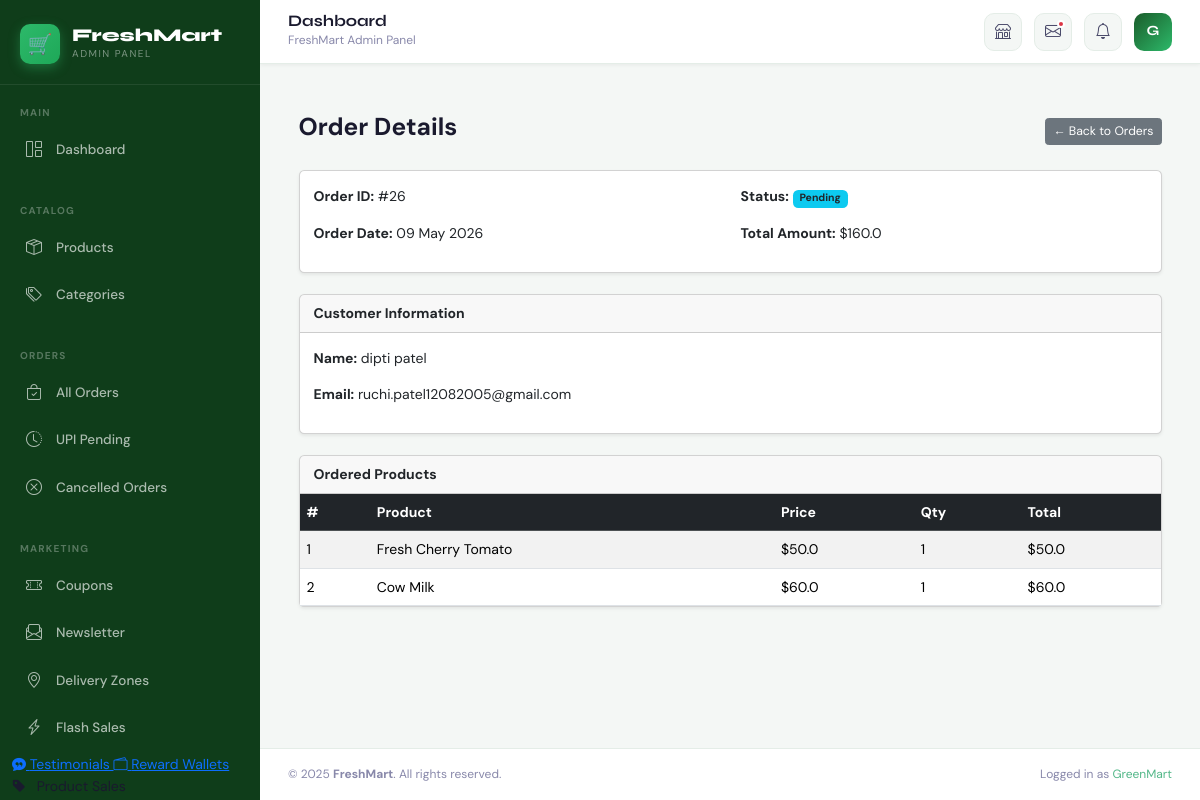
The app's page /admin/orders/view/26 (signed in) with its own data.
### website/models.py (models this page shows, shortened)
class User(UserMixin, db.Model):
    __tablename__ = "users"
    id            = db.Column(db.Integer, primary_key=True)
    name          = db.Column(db.String(50), nullable=False)
    email         = db.Column(db.String(120), unique=True, nullable=False)
    password_hash = db.Column(db.String(128), nullable=False)
    role          = db.Column(db.String(20), default="customer")
    is_verified   = db.Column(db.Boolean, default=False)

class Order(db.Model):
    id           = db.Column(db.Integer, primary_key=True)
    user_id      = db.Column(db.Integer, db.ForeignKey("users.id"))
    total_amount = db.Column(db.Float)
    status       = db.Column(db.String(20), default="Pending")
    created_at   = db.Column(db.DateTime, default=datetime.utcnow)
    tracking_id     = db.Column(db.String(20), nullable=True)
    coupon_code     = db.Column(db.String(20), nullable=True)
    discount_amount = db.Column(db.Float, default=0)
    delivery_charge = db.Column(db.Float, default=0)
    shipping_name   = db.Column(db.String(100))
    shipping_phone  = db.Column(db.String(15))
    shipping_street = db.Column(db.String(200))
    shipping_city   = db.Column(db.String(100))
    shipping_state  = db.Column(db.String(100))
    shipping_pin    = db.Column(db.String(10))
    payment_method     = db.Column(db.String(20), default="cod")
    payment_status     = db.Column(db.String(20), default="Unpaid")
    utr_number         = db.Column(db.String(50), nullable=True)
    payment_screenshot = db.Column(db.String(300), nullable=True)
    cancel_reason  = db.Column(db.String(200), nullable=True)
    cancel_note    = db.Column(db.String(500), nullable=True)
    cancelled_at   = db.Column(db.DateTime, nullable=True)
    cancel_flagged = db.Column(db.Boolean, default=False)
    user  = db.relationship("User", backref=db.backref("orders", lazy=True))
    items = db.relationship("OrderItem", backref="order", lazy=True)

class OrderItem(db.Model):
    id         = db.Column(db.Integer, primary_key=True)
    order_id   = db.Column(db.Integer, db.ForeignKey("order.id"))
    product_id = db.Column(db.Integer, db.ForeignKey("product.id"))
    quantity   = db.Column(db.Integer)
    price      = db.Column(db.Float)
    variant_id    = db.Column(db.Integer, db.ForeignKey("product_variant.id"), nullable=True)
    variant_label = db.Column(db.String(50), nullable=True)
    product = db.relationship("Product")
    variant = db.relationship("ProductVariant")

class Product(db.Model):
    __tablename__ = "product"
    id          = db.Column(db.Integer, primary_key=True)
    name        = db.Column(db.String(150), nullable=False)
    price       = db.Column(db.Float, nullable=False)
    image       = db.Column(db.String(300))
    description = db.Column(db.String(500))
    stock       = db.Column(db.Integer, default=0)
    category_id = db.Column(db.Integer, db.ForeignKey("category.id"), nullable=True)

### website/admin.py (the view)
@admin.route("/admin/orders/view/<int:id>")
@admin_required
def view_order(id):
    order = Order.query.get_or_404(id)
    login_form = LoginForm()
    signup_form = SignupForm()
    return render_template(
        "admin/view_order.html",
        order=order,
        login_form=login_form,
        signup_form=signup_form,
    )

### website/admin.py (called while the page is built)
def admin_required(f):
    @wraps(f)
    @login_required
    def decorated_function(*args, **kwargs):
        if current_user.role != "admin":
            flash("Admin access required!")
            return redirect(url_for("views.home"))
        return f(*args, **kwargs)
    return decorated_function

@admin.context_processor
def inject_unread_count():
    count = ContactMessage.query.filter_by(is_read=False).count()
    return dict(unread_messages_count=count)

### website/templates/admin/view_order.html
{% extends "admin/base.html" %}
{% block content %}
<div class="container py-4">
    <div class="d-flex justify-content-between align-items-center mb-4">
        <h3 class="fw-bold">Order Details</h3>
        <a href="{{ url_for('admin.manage_orders') }}" class="btn btn-secondary btn-sm">
            ← Back to Orders
        </a>
    </div>
    <div class="card shadow-sm mb-4">
        <div class="card-body">
            <div class="row">
                <div class="col-md-6">
                    <p><strong>Order ID:</strong> #{{ order.id }}</p>
                    <p><strong>Order Date:</strong> {{ order.created_at.strftime('%d %b %Y') }}</p>
                </div>
                <div class="col-md-6">
                    <p>
                        <strong>Status:</strong>
                        <span class="badge bg-info text-dark">
                            {{ order.status|capitalize }}
                        </span>
                    </p>
                    <p><strong>Total Amount:</strong> ${{ order.total_amount }}</p>
                </div>
            </div>
        </div>
    </div>
    <div class="card shadow-sm mb-4">
        <div class="card-header fw-bold">Customer Information</div>
        <div class="card-body">
            <p><strong>Name:</strong> {{ order.user.name }}</p>
            <p><strong>Email:</strong> {{ order.user.email }}</p>
        </div>
    </div>
    <div class="card shadow-sm">
        <div class="card-header fw-bold">Ordered Products</div>
        <div class="card-body p-0">
            <table class="table table-striped mb-0">
                <thead class="table-dark">
                    <tr>
                        <th>#</th>
                        <th>Product</th>
                        <th>Price</th>
                        <th>Qty</th>
                        <th>Total</th>
                    </tr>
                </thead>
                <tbody>
                    {% for item in order.items %}
                    <tr>
                        <td>{{ loop.index }}</td>
                        <td>{{ item.product.name }}</td>
                        <td>${{ item.price }}</td>
                        <td>{{ item.quantity }}</td>
                        <td>${{ item.price * item.quantity }}</td>
                    </tr>
                    {% endfor %}
                </tbody>
            </table>
        </div>
    </div>
</div>
{% endblock %}

### website/templates/admin/base.html (shortened to what this page needs)
<!DOCTYPE html>
<html lang="en">
<head>
  <link href="https://cdn.jsdelivr.net/npm/bootstrap@5.3.2/dist/css/bootstrap.min.css" rel="stylesheet">
  <link href="https://cdn.jsdelivr.net/npm/bootstrap-icons@1.11.3/font/bootstrap-icons.min.css" rel="stylesheet">
</head>
<body>
  <div class="admin-shell">
    <aside class="sidebar" id="sidebar">
      <a href="{{ url_for('admin.dashboard') }}" class="sidebar-brand">
        <div class="brand-icon">🛒</div>
        <div>
          <div class="brand-text">FreshMart</div>
          <div class="brand-sub">Admin Panel</div>
        </div>
      </a>
      <div class="nav-section">
        <div class="nav-section-label">Main</div>
        <a href="{{ url_for('admin.dashboard') }}"
          class="nav-item-link {% if request.endpoint == 'admin.dashboard' %}active{% endif %}">
          <i class="bi bi-grid-1x2"></i> Dashboard
        </a>
      </div>
      <div class="nav-section">
        <div class="nav-section-label">Catalog</div>
        <a href="{{ url_for('admin.manage_products') }}"
          class="nav-item-link {% if 'product' in request.endpoint %}active{% endif %}">
          <i class="bi bi-box-seam"></i> Products
        </a>
        <a href="{{ url_for('admin.manage_categories') }}"
          class="nav-item-link {% if 'categor' in request.endpoint %}active{% endif %}">
          <i class="bi bi-tags"></i> Categories
        </a>
      </div>
      <div class="nav-section">
        <div class="nav-section-label">Orders</div>
        <a href="{{ url_for('admin.manage_orders') }}"
          class="nav-item-link {% if request.endpoint == 'admin.manage_orders' %}active{% endif %}">
          <i class="bi bi-bag-check"></i> All Orders
        </a>
        <a href="{{ url_for('admin.pending_payments') }}"
          class="nav-item-link {% if request.endpoint == 'admin.pending_payments' %}active{% endif %}">
          <i class="bi bi-clock-history"></i> UPI Pending
        </a>
        <a href="{{ url_for('views.admin_cancelled_orders') }}"
          class="nav-item-link {% if 'cancelled' in request.endpoint %}active{% endif %}">
          <i class="bi bi-x-circle"></i> Cancelled Orders
        </a>
      </div>
      <div class="nav-section">
        <div class="nav-section-label">Marketing</div>
        <a href="{{ url_for('admin.manage_coupons') }}"
          class="nav-item-link {% if 'coupon' in request.endpoint %}active{% endif %}">
          <i class="bi bi-ticket-perforated"></i> Coupons
        </a>
        <a href="{{ url_for('admin.newsletter') }}"
          class="nav-item-link {% if 'newsletter' in request.endpoint %}active{% endif %}">
          <i class="bi bi-envelope-paper"></i> Newsletter
        </a>
        <a href="{{ url_for('admin.manage_delivery_zones') }}"
          class="nav-item-link {% if 'delivery' in request.endpoint %}active{% endif %}">
          <i class="bi bi-geo-alt"></i> Delivery Zones
        </a>
        <a href="{{ url_for('admin.manage_flash_sales') }}"
        class="nav-item-link {% if 'flash_sale' in request.endpoint %}active{% endif %}">
          <i class="bi bi-lightning-charge"></i> Flash Sales
        </a>
        <a href="{{ url_for('admin.manage_testimonials') }}">
          <i class="bi bi-chat-quote-fill"></i> Testimonials
        </a>
        <a href="{{ url_for('admin.admin_rewards') }}">
          <i class="bi bi-wallet2"></i> Reward Wallets
        </a>
        <a href="{{ url_for('admin.manage_product_sales') }}" class="nav-link">
  <i class="bi bi-tag-fill me-2"></i> Product Sales
</a>
      </div>
    </aside>
    <div class="main-content">
      <header class="topbar">
        <div class="topbar-breadcrumb">
          <div class="page-title">{% block page_title %}Dashboard{% endblock %}</div>
          <div class="page-sub">{% block page_subtitle %}FreshMart Admin Panel{% endblock %}</div>
        </div>
        <div class="topbar-actions">
          <a href="{{ url_for('views.home') }}" target="_blank" class="topbar-icon-btn" title="View Store">
            <i class="bi bi-shop"></i>
          </a>
          <a href="{{ url_for('admin.messages') }}" class="topbar-icon-btn" title="Messages">
            <i class="bi bi-envelope"></i>
            {% if unread_messages_count is defined and unread_messages_count %}
            <span class="dot"></span>
            {% endif %}
          </a>
          <a href="{{ url_for('admin.pending_payments') }}" class="topbar-icon-btn" title="Pending Payments">
            <i class="bi bi-bell"></i>
          </a>
          <div class="topbar-avatar" title="{{ current_user.name if current_user else 'Admin' }}">
            {{ (current_user.name[0] | upper) if current_user and current_user.name else 'A' }}
          </div>
        </div>
      </header>
      <main class="page-body">
        {% block content %}{% endblock %}
      </main>
      <footer class="admin-footer">
        <span>© 2025 <strong>FreshMart</strong>. All rights reserved.</span>
        <span>Logged in as <a href="#">{{ current_user.name if current_user else 'Admin' }}</a></span>
      </footer>
    </div>
  </div>
</body>
</html>

### website/templates/admin/base.html (style rules this page uses)
:root { --green-dark: #0f3d1a; --green-mid: #1a5c2a; --green-main: #2d6a4f; --green-light: #52b788; --green-pale: #d8f3dc; --green-ultra: #f0fdf6; --accent: #2db96a; --accent-hover: #1ea858; --sidebar-w: 260px; --topbar-h: 64px; --text-dark: #1a1a2e; --text-mid: #4a4a6a; --text-light: #8888aa; --bg-page: #f4f7f5; --card-bg: #ffffff; --border: #e4ede7; --shadow-sm: 0 1px 4px rgba(0, 0, 0, 0.06); --shadow-md: 0 4px 20px rgba(0, 0, 0, 0.08); --shadow-lg: 0 8px 40px rgba(0, 0, 0, 0.12); --radius: 12px; --radius-sm: 8px; }
*, *::before, *::after { box-sizing: border-box; margin: 0; padding: 0; }
html, body { height: 100%; font-family: 'DM Sans', sans-serif; background: var(--bg-page); color: var(--text-dark); font-size: 14px; line-height: 1.6; }
.admin-shell { display: flex; min-height: 100vh; }
.sidebar { width: var(--sidebar-w); min-height: 100vh; background: var(--green-dark); display: flex; flex-direction: column; position: fixed; left: 0; top: 0; bottom: 0; z-index: 1000; transition: transform 0.3s cubic-bezier(0.4, 0, 0.2, 1); overflow-y: auto; overflow-x: hidden; }
.sidebar-brand { display: flex; align-items: center; gap: 12px; padding: 24px 20px 20px; border-bottom: 1px solid rgba(255, 255, 255, 0.08); text-decoration: none; }
.brand-icon { width: 40px; height: 40px; background: linear-gradient(135deg, var(--accent), #1ea858); border-radius: 10px; display: flex; align-items: center; justify-content: center; font-size: 20px; flex-shrink: 0; box-shadow: 0 4px 12px rgba(45, 185, 106, 0.4); }
.brand-text { font-family: 'Syne', sans-serif; font-weight: 800; font-size: 18px; color: white; line-height: 1; }
.brand-sub { font-size: 10px; color: rgba(255, 255, 255, 0.45); letter-spacing: 1.5px; text-transform: uppercase; margin-top: 2px; }
.nav-section { padding: 20px 12px 8px; }
.nav-section-label { font-size: 10px; font-weight: 700; letter-spacing: 1.2px; text-transform: uppercase; color: rgba(255, 255, 255, 0.3); padding: 0 8px; margin-bottom: 6px; }
.nav-item-link { display: flex; align-items: center; gap: 12px; padding: 10px 12px; border-radius: var(--radius-sm); color: rgba(255, 255, 255, 0.65); text-decoration: none; font-size: 13.5px; font-weight: 500; transition: all 0.18s ease; margin-bottom: 2px; position: relative; }
.nav-item-link i { font-size: 16px; width: 20px; text-align: center; flex-shrink: 0; }
.main-content { margin-left: var(--sidebar-w); flex: 1; display: flex; flex-direction: column; min-height: 100vh; transition: margin-left 0.3s cubic-bezier(0.4, 0, 0.2, 1); }
.topbar { height: var(--topbar-h); background: var(--card-bg); border-bottom: 1px solid var(--border); display: flex; align-items: center; padding: 0 28px; gap: 16px; position: sticky; top: 0; z-index: 100; box-shadow: var(--shadow-sm); }
.topbar-breadcrumb { flex: 1; }
.topbar-breadcrumb .page-title { font-family: 'Syne', sans-serif; font-weight: 700; font-size: 16px; color: var(--text-dark); line-height: 1; }
.topbar-breadcrumb .page-sub { font-size: 12px; color: var(--text-light); margin-top: 2px; }
.topbar-actions { display: flex; align-items: center; gap: 12px; }
.topbar-icon-btn { width: 38px; height: 38px; border-radius: 10px; border: 1px solid var(--border); background: var(--bg-page); display: flex; align-items: center; justify-content: center; color: var(--text-mid); font-size: 16px; cursor: pointer; text-decoration: none; transition: all 0.15s; position: relative; }
.topbar-icon-btn .dot { position: absolute; top: 6px; right: 6px; width: 8px; height: 8px; background: #dc3545; border-radius: 50%; border: 2px solid white; }
.topbar-avatar { width: 38px; height: 38px; background: linear-gradient(135deg, var(--green-mid), var(--accent)); border-radius: 10px; display: flex; align-items: center; justify-content: center; color: white; font-family: 'Syne', sans-serif; font-weight: 700; font-size: 14px; cursor: pointer; }
.page-body { flex: 1; padding: 28px; }
.admin-footer { padding: 16px 28px; border-top: 1px solid var(--border); background: var(--card-bg); font-size: 12px; color: var(--text-light); display: flex; justify-content: space-between; align-items: center; }
.admin-footer a { color: var(--green-light); text-decoration: none; }

### records on screen
User: name "G", name "GreenMart"
Order: id "26", created_at "09 May 2026", status "Pending", total_amount "160.0"
User: user.name "dipti patel", user.email "ruchi.patel12082005@gmail.com"
OrderItem: product.name "Fresh Cherry Tomato", price "50.0", quantity "1", item.price*item.quantity "50.0"
OrderItem: product.name "Cow Milk", price "60.0", quantity "1", item.price*item.quantity "60.0"
